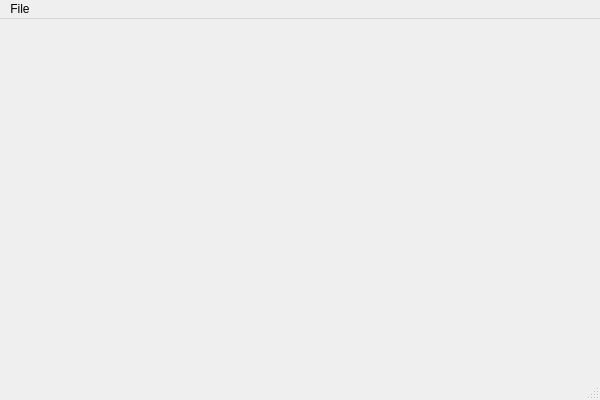
<?xml version="1.0" encoding="UTF-8"?>
<ui version="4.0">
 <class>MainWindow</class>
 <widget class="QMainWindow" name="MainWindow">
  <property name="geometry">
   <rect>
    <x>0</x>
    <y>0</y>
    <width>600</width>
    <height>400</height>
   </rect>
  </property>
  <property name="windowTitle">
   <string>MainWindow</string>
  </property>
  <widget class="QWidget" name="centralwidget"/>
  <widget class="QMenuBar" name="menubar">
   <property name="geometry">
    <rect>
     <x>0</x>
     <y>0</y>
     <width>600</width>
     <height>22</height>
    </rect>
   </property>
   <widget class="QMenu" name="menuNew">
    <property name="title">
     <string>File</string>
    </property>
    <addaction name="actionNew"/>
    <addaction name="actionOpen"/>
   </widget>
   <addaction name="menuNew"/>
  </widget>
  <widget class="QStatusBar" name="statusbar"/>
  <action name="actionNew">
   <property name="text">
    <string>New</string>
   </property>
   <property name="toolTip">
    <string>创建新文件</string>
   </property>
   <property name="shortcut">
    <string>Ctrl+N</string>
   </property>
  </action>
  <action name="actionOpen">
   <property name="text">
    <string>Open</string>
   </property>
   <property name="toolTip">
    <string>打开文件</string>
   </property>
   <property name="shortcut">
    <string>Ctrl+O</string>
   </property>
  </action>
 </widget>
 <resources/>
 <connections/>
</ui>
